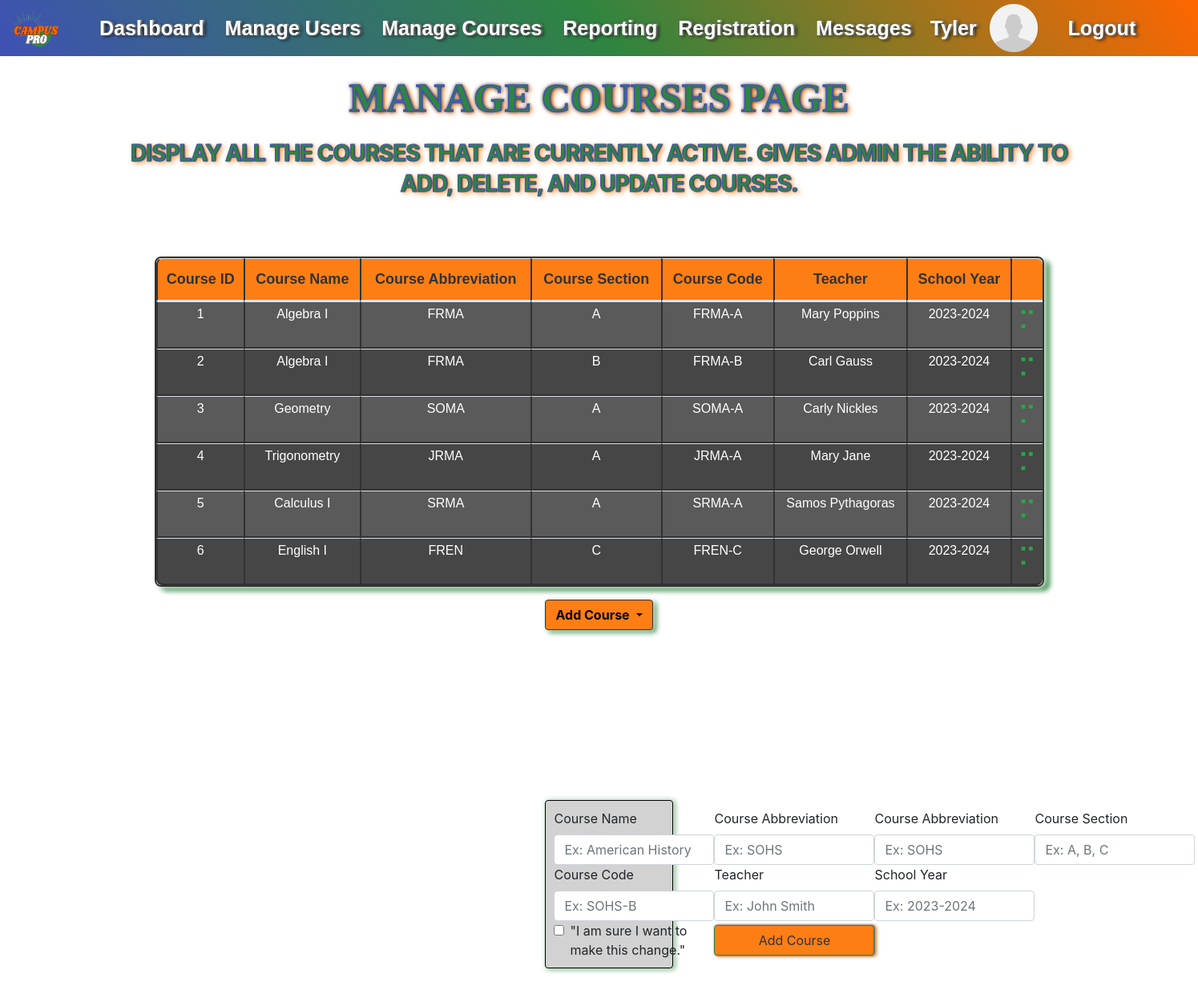
/admin/manage_courses (signed in), run on the app's committed database.
### website/models.py (models this page shows)
class User(db.Model, UserMixin):
    id = db.Column(db.Integer, primary_key=True)
    first_name = db.Column(db.String(50), nullable=False)
    last_name = db.Column(db.String(50), nullable=False)
    address = db.Column(db.String(100), nullable=False)
    city = db.Column(db.String(50), nullable=False)
    zip_code = db.Column(db.Integer, nullable=False)
    state = db.Column(db.String(50))
    email = db.Column(db.String(100), nullable=False, unique=True)
    phone_number = db.Column(db.String(15), nullable=False, unique=True)
    password = db.Column(db.String(20), nullable=False)
    permissions = db.Column(db.Integer, None)
    current_courses = db.relationship('Course', secondary=user_course, backref='enrolled_students')  # When a class is added, this field will store the Courses.id

class Course(db.Model):
   id = db.Column(db.Integer, primary_key=True)
   course_name = db.Column(db.String(50))
   course_abbr = db.Column(db.String(10))
   section = db.Column(db.String)                          # SUFFIX TO BE JOINED WITH COURSE_ABBR (A, B, C)
   course_code = db.Column(db.String(20), unique=True)     # Unique value in an f-string -- "course_abbr-section"
   teacher = db.Column(db.String(50))
   year = db.Column(db.String(20)) # EX. 2023-2024 SINCE SCHOOL YEAR GOES FROM AUGUST-MAY
   total_grade = db.Column(db.String(5), nullable=True)    # Will need some logic to calculate(get values for each User.Assignments.grade / number of assignmnets)
   assignments = db.relationship('Assignment', backref='course') #Creates the invisible "course" column in the Assignment table

### website/views.py (the view)
@views.route('/admin/manage_courses')
@login_required
def admin_manage_courses():
    courses = Course.query.all()
    return render_template("admin_manage_courses.html", courses=courses)

### website/templates/admin_manage_courses.html (shortened to what this page needs)
{% extends "_template_admin.html" %}{% block title %}Manage Users{% endblock %}
{% block content %}
<h2 class="page-title">Manage Courses Page</h2>
<p class="h4 page-subtitle">
  Display all the courses that are currently active. Gives admin the ability to add, delete, and update courses.
</p>
<div class="container mx-auto">
  <div class="d-flex justify-content-center">
    <table id="data-table" class="table table-sm">
      <thead>
        <tr>
          <th scope="col">Course ID</th>
          <th scope="col">Course Name</th>
          <th scope="col">Course Abbreviation</th>
          <th scope="col">Course Section</th>
          <th scope="col">Course Code</th>
          <th scope="col">Teacher</th>
          <th scope="col">School Year</th>
          <th scope="col"></th>
        </tr>
      </thead>
      <tbody>
          {% for course in courses %}
          <tr>
            <td><h6>{{course.id}}</h6></td>
            <td><h6>{{course.course_name}}</h6></td>
            <td><h6>{{course.course_abbr}}</h6></td>
            <td><h6>{{course.section}}</h6></td>
            <td><h6>{{course.course_code}}</h6></td>
            <td><h6>{{course.teacher}}</h6></td>
            <td><h6>{{course.year}}</h6></td>
            <td class="text-success">
              <a href="/admin/dash" class="text-success"><span aria-hidden="true"><h2>&#10253;</h2></span></a>
            </td>
          </tr>
          {% endfor %}
      </tbody>
    </table>
  </div>
</div>
<div class="btn-group dropdown px=4 bottom-space d-flex justify-content-center">
  <button
    class="btn dropdown-toggle dropdown-button"
    style="background-color: #fd7e14;"
    type="button"
    id="dropdownMenuButton"
    data-toggle="dropdown"
    aria-haspopup="true"
    aria-expanded="false">
    Add Course
  </button>
  <br>
  <div class="conainer3 dropdown-menu add-course-form" aria-labelledby="dropdownMenuButton">
    <div>
      <label for="course_name" class="form-label">Course Name</label>
      <input type="text" class="form-control" id="course_name" name="course_name" placeholder="Ex: American History">
    </div>
    <div>
      <label for="course_abbr" class="form-label">Course Abbreviation</label>
      <input type="text" class="form-control" id="course_abbr" name="course_abbr" placeholder="Ex: SOHS">
    </div>
    <div>
      <label for="course_abbr" class="form-label">Course Abbreviation</label>
      <input type="text" class="form-control" id="course_abbr" name="course_abbr" placeholder="Ex: SOHS">
    </div>
    <div>
      <label for="section" class="form-label">Course Section</label>
      <input type="text" class="form-control" id="section" name="section" placeholder="Ex: A, B, C">
    </div>
    <div>
      <label for="course_code" class="form-label">Course Code</label>
      <input type="text" class="form-control" id="course_code" name="course_code" placeholder="Ex: SOHS-B">
    </div>
    <div>
      <label for="teacher" class="form-label">Teacher</label>
      <input type="text" class="form-control" id="teacher" name="teacher" placeholder="Ex: John Smith">
    </div>
    <div>
      <label for="year" class="form-label">School Year</label>
      <input type="text" class="form-control" id="year" name="year" placeholder="Ex: 2023-2024">
    </div>
    <div>
    </div>
    <div>
      <div class="form-check">
        <input type="checkbox" class="form-check-input" id="dropdownCheck">
        <label class="form-check-label" for="dropdownCheck">
          "I am sure I want to make this change."
        </label>
      </div>
    </div>
    <button type="submit" class="btn add-button">Add Course</button>
    <br>
  </div>
</div>
<br>
<div class="container bottom-space"></div>
{% endblock %}

### website/templates/_template_admin.html (shortened to what this page needs)
<!DOCTYPE html>
<html>
  <head>
    <link rel="stylesheet"
      href="https://cdn.jsdelivr.net/npm/bootstrap@4.3.1/dist/css/bootstrap.min.css"
>
    <link
      rel="stylesheet"
      href="https://stackpath.bootstrapcdn.com/font-awesome/4.7.0/css/font-awesome.min.css"
    />
    <link rel="stylesheet" type="text/css" href="{{ url_for('static', filename='css/styles.css') }}">
  </head>
  <body>
    <div id="grad">
      <nav class="navbar navbar-expand-lg navbar-dark">
        <a class="navbar-brand" href="/">
          <img class="navbar-logo" src="{{ url_for('static', filename='assets/CampusProLogo.png') }}" alt="Navbar Logo">
        </a>
        <div class="container1">
          <div class="collapse navbar-collapse" id="navbar">
            <ul class="navbar-nav ml-auto" style="list-style-type: none;">
              <li class="nav-item active">
                <a class="nav-link" href="/admin/dash" style="color: #ffffff;">Dashboard <span class="sr-only">(current)</span></a>
              </li>
              <li class="nav-item">
                <a class="nav-link" href="/admin/manage_users" style="color: #ffffff;">Manage Users</a>
              </li>
              <li class="nav-item">
                <a class="nav-link" href="/admin/manage_courses" style="color: #ffffff;">Manage Courses</a>
              </li>
              <li class="nav-item">
                <a class="nav-link" href="#" style="color: #ffffff;">Reporting</a>
              </li>
              <li class="nav-item">
                <a class="nav-link" href="#" style="color: #ffffff;">Registration</a>
              </li>
              <li class="nav-item">
                <a class="nav-link" href="#" style="color: #ffffff;">Messages</a>
              </li>
            </ul>
            <div class="container2" style="display: flex; justify-content: flex-end;">
              <ul class="navbar-nav ml-auto" style="list-style-type: none;">
                <li style="margin-left: 15px; margin-right: 0%;">
                  <a class="navbar navbar-brand" href="/user-profile/" style="color: #ffffff;">{{current_user.first_name}}</a>
                </li>
                <li style="margin-left: 0%;">
                  <img class="profile-pic" href="/user-profile/"
                    src="{{ url_for('static', filename='assets/gen_profile_pic.png') }}"
                    alt="Profile Picture">
                </li>
                <li class="nav-item">
                  <a class="nav-link" href="/logout" style="color: #ffffff; margin-left: 20px;">Logout</a>
                </li>
              </ul>
            </div>
          </div>
        </div>
      </nav>
    </div>
    <div class="container-template">
      {% block content %}
      {% endblock %}
    </div>
  </body>
</html>

### website/static/css/styles.css (style rules this page uses)
#grad { background-image: linear-gradient(55deg, #3F51B5, #2E8540, #FF6600); }
.navbar { width: 100%; font-family: "Montserrat", "Arial", sans-serif; font-size: 25px; line-height: 35px; font-weight: bold; text-shadow: 3px 1px 4px #000, 2px 0 2px #fff; white-space: nowrap; padding: 0; }
.container1 { width: 100%; margin: 0%; padding: 0%; justify-items: left; }
.container2 { width: 100%; margin-right: 40px; padding-right: 20px; justify-items: right; }
.container-template { width: 80%; margin: auto; justify-items: center; }
.navbar-brand { display: flex; align-items: center; }
.profile-pic { width: 60px; height: 60px; padding: 0; margin-left: 0px; }
.navbar-logo { width: 70px; height: 60px; padding: 0; margin-right: 10px; margin-left: 10px; }
a.nav-link { padding: 0px; }
.navbar-nav { align-items: center; }
.nav-item { margin-left: 10px; }
body { padding-bottom: 50px; }
.form-control { width: 200px; }
.btn { align-items: center; margin-bottom: 5px; border: 1px solid #323232; box-shadow:1px 0 3px #323232, 2px 0 2px #fff, 3px 1px 4px #fd7e14; color: #323232; }
.add-course-form { width: 100%; display: grid; grid-template-columns: auto auto auto auto; background-color: #d2d2d2; border:1px solid #000; box-shadow: 1px 0px 6px #fff,2px 1px 6px #2E8540; padding: 10px 10px 10px 10px; margin-bottom: -100px; }
.add-course-form > div { text-align: left; }
.dropdown-button { margin-bottom: 10px; color: #000; font-weight: bold; box-shadow: 1px 0px 6px #fff, 4px 3px 6px #2E8540; }
.add-button { background-color: #fd7e14; border:1px solid #2E8540; margin-top: 5px; margin-bottom: 5px; }
.bottom-space { padding-bottom: 200px; }
#data-table { font-family: Arial, Helvetica, sans-serif; font-size: 18px; text-align: center; border-collapse: separate; border: 2px solid #323232; border-radius: 8px; border-spacing: 0px; width: 100%; box-shadow: 2px 1px 6px #fff, 7px 5px 6px #2E8540; }
#data-table tr:nth-child(even) { background-color: #464646; color: #fff; }
#data-table tr:nth-child(odd) { background-color: #5a5a5a; color: #fff; }
#data-table th { padding-top: 12px; padding-bottom: 12px; background-color: #fd7e14; color: #323232; }
thead { vertical-align: middle; border-collapse: collapse; border-color: #323232; }
tr { vertical-align: inherit; border-color: #323232; }
th, td { padding: 5px 4px 6px 4px; text-align: center; vertical-align: middle; border-left: 2px solid #323232; }
td { border-bottom: 2px solid #323232; border-top: 2px solid #323232; }
thead:first-child tr:first-child th:first-child { border-radius: 8px 0 0 0; }
thead:first-child tr:first-child th:last-child { border-radius: 0 8px 0 0 ; }
tbody:last-child tr:last-child td:first-child { border-radius: 0 0 0 8px; }
tbody:last-child tr:last-child td:last-child { border-radius: 0 0 8px 0; }
.page-title { font-size: 50px; color: #2E8540; font-family: cursive; font-weight: bold; margin: 10px 0px 20px; text-transform: uppercase; text-shadow: 0 0 5px #000, 3px 2px 6px #fd7e14; margin: 22px 0px 20px; text-align: center; line-height: 60px; -webkit-text-stroke: 1.5px #3F51B5; }
.page-subtitle { font-size: 28px; letter-spacing: -1px; color: #2E8540; font-weight: bold; text-transform: uppercase; text-shadow: 1px 0 2px #000, 3px 2px 6px #fd7e14; margin: 15px 0px 15px; text-align: center; line-height: 38px; -webkit-text-stroke: 1px #3F51B5; }

### data on the page
User: first_name "Tyler"
Course: id "1", course_name "Algebra I", course_abbr "FRMA", section "A", course_code "FRMA-A", teacher "Mary Poppins", year "2023-2024"
Course: id "2", course_name "Algebra I", course_abbr "FRMA", section "B", course_code "FRMA-B", teacher "Carl Gauss", year "2023-2024"
Course: id "3", course_name "Geometry", course_abbr "SOMA", section "A", course_code "SOMA-A", teacher "Carly Nickles", year "2023-2024"
Course: id "4", course_name "Trigonometry", course_abbr "JRMA", section "A", course_code "JRMA-A", teacher "Mary Jane", year "2023-2024"
Course: id "5", course_name "Calculus I", course_abbr "SRMA", section "A", course_code "SRMA-A", teacher "Samos Pythagoras", year "2023-2024"
Course: id "6", course_name "English I", course_abbr "FREN", section "C", course_code "FREN-C", teacher "George Orwell", year "2023-2024"
